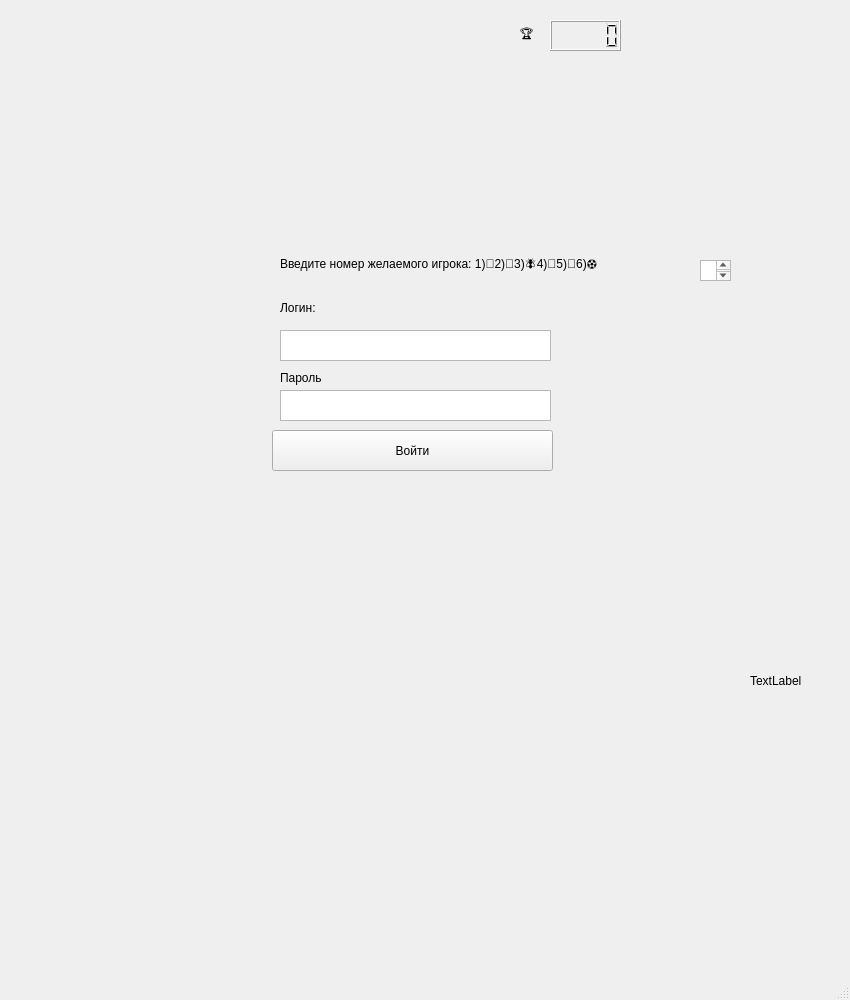
<?xml version="1.0" encoding="UTF-8"?>
<ui version="4.0">
 <class>MainWindow</class>
 <widget class="QMainWindow" name="MainWindow">
  <property name="geometry">
   <rect>
    <x>0</x>
    <y>0</y>
    <width>850</width>
    <height>1000</height>
   </rect>
  </property>
  <property name="windowTitle">
   <string>MainWindow</string>
  </property>
  <widget class="QWidget" name="centralwidget">
   <widget class="QLCDNumber" name="lcdNumber">
    <property name="geometry">
     <rect>
      <x>550</x>
      <y>20</y>
      <width>71</width>
      <height>31</height>
     </rect>
    </property>
   </widget>
   <widget class="QLabel" name="label">
    <property name="geometry">
     <rect>
      <x>520</x>
      <y>20</y>
      <width>21</width>
      <height>31</height>
     </rect>
    </property>
    <property name="text">
     <string>🏆</string>
    </property>
   </widget>
   <widget class="QLabel" name="label_2">
    <property name="geometry">
     <rect>
      <x>280</x>
      <y>300</y>
      <width>269</width>
      <height>16</height>
     </rect>
    </property>
    <property name="text">
     <string>Логин:</string>
    </property>
   </widget>
   <widget class="QTextEdit" name="login_take">
    <property name="geometry">
     <rect>
      <x>280</x>
      <y>330</y>
      <width>271</width>
      <height>31</height>
     </rect>
    </property>
   </widget>
   <widget class="QLabel" name="label_3">
    <property name="geometry">
     <rect>
      <x>280</x>
      <y>370</y>
      <width>269</width>
      <height>16</height>
     </rect>
    </property>
    <property name="text">
     <string>Пароль</string>
    </property>
   </widget>
   <widget class="QTextEdit" name="password_take">
    <property name="geometry">
     <rect>
      <x>280</x>
      <y>390</y>
      <width>271</width>
      <height>31</height>
     </rect>
    </property>
   </widget>
   <widget class="QPushButton" name="login">
    <property name="geometry">
     <rect>
      <x>272</x>
      <y>430</y>
      <width>281</width>
      <height>41</height>
     </rect>
    </property>
    <property name="text">
     <string>Войти</string>
    </property>
   </widget>
   <widget class="QLabel" name="error">
    <property name="geometry">
     <rect>
      <x>280</x>
      <y>480</y>
      <width>691</width>
      <height>71</height>
     </rect>
    </property>
    <property name="text">
     <string/>
    </property>
   </widget>
   <widget class="QPushButton" name="playgame">
    <property name="geometry">
     <rect>
      <x>1000</x>
      <y>1000</y>
      <width>113</width>
      <height>32</height>
     </rect>
    </property>
    <property name="text">
     <string>PushButton</string>
    </property>
   </widget>
   <widget class="QLabel" name="label_4">
    <property name="geometry">
     <rect>
      <x>0</x>
      <y>150</y>
      <width>151</width>
      <height>40</height>
     </rect>
    </property>
    <property name="text">
     <string/>
    </property>
   </widget>
   <widget class="QLabel" name="label_5">
    <property name="geometry">
     <rect>
      <x>220</x>
      <y>90</y>
      <width>420</width>
      <height>40</height>
     </rect>
    </property>
    <property name="text">
     <string/>
    </property>
   </widget>
   <widget class="QLabel" name="label_6">
    <property name="geometry">
     <rect>
      <x>30</x>
      <y>240</y>
      <width>50</width>
      <height>50</height>
     </rect>
    </property>
    <property name="text">
     <string/>
    </property>
   </widget>
   <widget class="QLabel" name="label_7">
    <property name="geometry">
     <rect>
      <x>0</x>
      <y>410</y>
      <width>221</width>
      <height>41</height>
     </rect>
    </property>
    <property name="text">
     <string/>
    </property>
   </widget>
   <widget class="QLabel" name="label_8">
    <property name="geometry">
     <rect>
      <x>140</x>
      <y>320</y>
      <width>41</width>
      <height>51</height>
     </rect>
    </property>
    <property name="text">
     <string/>
    </property>
   </widget>
   <widget class="QLabel" name="label_9">
    <property name="geometry">
     <rect>
      <x>170</x>
      <y>440</y>
      <width>51</width>
      <height>201</height>
     </rect>
    </property>
    <property name="text">
     <string/>
    </property>
   </widget>
   <widget class="QLabel" name="label_10">
    <property name="geometry">
     <rect>
      <x>170</x>
      <y>630</y>
      <width>131</width>
      <height>41</height>
     </rect>
    </property>
    <property name="text">
     <string/>
    </property>
   </widget>
   <widget class="QLabel" name="label_11">
    <property name="geometry">
     <rect>
      <x>290</x>
      <y>630</y>
      <width>31</width>
      <height>111</height>
     </rect>
    </property>
    <property name="text">
     <string/>
    </property>
   </widget>
   <widget class="QLabel" name="label_12">
    <property name="geometry">
     <rect>
      <x>280</x>
      <y>730</y>
      <width>521</width>
      <height>41</height>
     </rect>
    </property>
    <property name="text">
     <string/>
    </property>
   </widget>
   <widget class="QLabel" name="label_13">
    <property name="geometry">
     <rect>
      <x>470</x>
      <y>580</y>
      <width>211</width>
      <height>41</height>
     </rect>
    </property>
    <property name="text">
     <string/>
    </property>
   </widget>
   <widget class="QLabel" name="label_14">
    <property name="geometry">
     <rect>
      <x>730</x>
      <y>460</y>
      <width>31</width>
      <height>171</height>
     </rect>
    </property>
    <property name="text">
     <string/>
    </property>
   </widget>
   <widget class="QLabel" name="label_15">
    <property name="geometry">
     <rect>
      <x>180</x>
      <y>350</y>
      <width>81</width>
      <height>21</height>
     </rect>
    </property>
    <property name="text">
     <string/>
    </property>
   </widget>
   <widget class="QLabel" name="label_16">
    <property name="geometry">
     <rect>
      <x>250</x>
      <y>340</y>
      <width>51</width>
      <height>171</height>
     </rect>
    </property>
    <property name="text">
     <string/>
    </property>
   </widget>
   <widget class="QLabel" name="label_17">
    <property name="geometry">
     <rect>
      <x>350</x>
      <y>290</y>
      <width>71</width>
      <height>71</height>
     </rect>
    </property>
    <property name="text">
     <string/>
    </property>
   </widget>
   <widget class="QLabel" name="label_18">
    <property name="geometry">
     <rect>
      <x>240</x>
      <y>230</y>
      <width>31</width>
      <height>61</height>
     </rect>
    </property>
    <property name="text">
     <string/>
    </property>
   </widget>
   <widget class="QLabel" name="label_19">
    <property name="geometry">
     <rect>
      <x>260</x>
      <y>229</y>
      <width>241</width>
      <height>28</height>
     </rect>
    </property>
    <property name="text">
     <string/>
    </property>
   </widget>
   <widget class="QLabel" name="label_20">
    <property name="geometry">
     <rect>
      <x>360</x>
      <y>420</y>
      <width>91</width>
      <height>101</height>
     </rect>
    </property>
    <property name="text">
     <string/>
    </property>
   </widget>
   <widget class="QLabel" name="label_21">
    <property name="geometry">
     <rect>
      <x>430</x>
      <y>420</y>
      <width>107</width>
      <height>41</height>
     </rect>
    </property>
    <property name="text">
     <string/>
    </property>
   </widget>
   <widget class="QLabel" name="label_22">
    <property name="geometry">
     <rect>
      <x>500</x>
      <y>230</y>
      <width>31</width>
      <height>201</height>
     </rect>
    </property>
    <property name="text">
     <string/>
    </property>
   </widget>
   <widget class="QLabel" name="label_23">
    <property name="geometry">
     <rect>
      <x>630</x>
      <y>90</y>
      <width>31</width>
      <height>341</height>
     </rect>
    </property>
    <property name="text">
     <string/>
    </property>
   </widget>
   <widget class="QLabel" name="label_24">
    <property name="geometry">
     <rect>
      <x>630</x>
      <y>430</y>
      <width>131</width>
      <height>41</height>
     </rect>
    </property>
    <property name="text">
     <string/>
    </property>
   </widget>
   <widget class="QLabel" name="finish">
    <property name="geometry">
     <rect>
      <x>750</x>
      <y>630</y>
      <width>300</width>
      <height>101</height>
     </rect>
    </property>
    <property name="text">
     <string>TextLabel</string>
    </property>
   </widget>
   <widget class="QLabel" name="label_25">
    <property name="geometry">
     <rect>
      <x>280</x>
      <y>230</y>
      <width>411</width>
      <height>71</height>
     </rect>
    </property>
    <property name="text">
     <string>Введите номер желаемого игрока: 1)🦋2)🦄3)🪰4)🐝5)🦠6)⚽   </string>
    </property>
   </widget>
   <widget class="QTextEdit" name="get_im">
    <property name="geometry">
     <rect>
      <x>700</x>
      <y>260</y>
      <width>31</width>
      <height>21</height>
     </rect>
    </property>
   </widget>
  </widget>
  <widget class="QMenuBar" name="menubar">
   <property name="geometry">
    <rect>
     <x>0</x>
     <y>0</y>
     <width>850</width>
     <height>24</height>
    </rect>
   </property>
  </widget>
  <widget class="QStatusBar" name="statusbar"/>
 </widget>
 <resources/>
 <connections/>
</ui>
